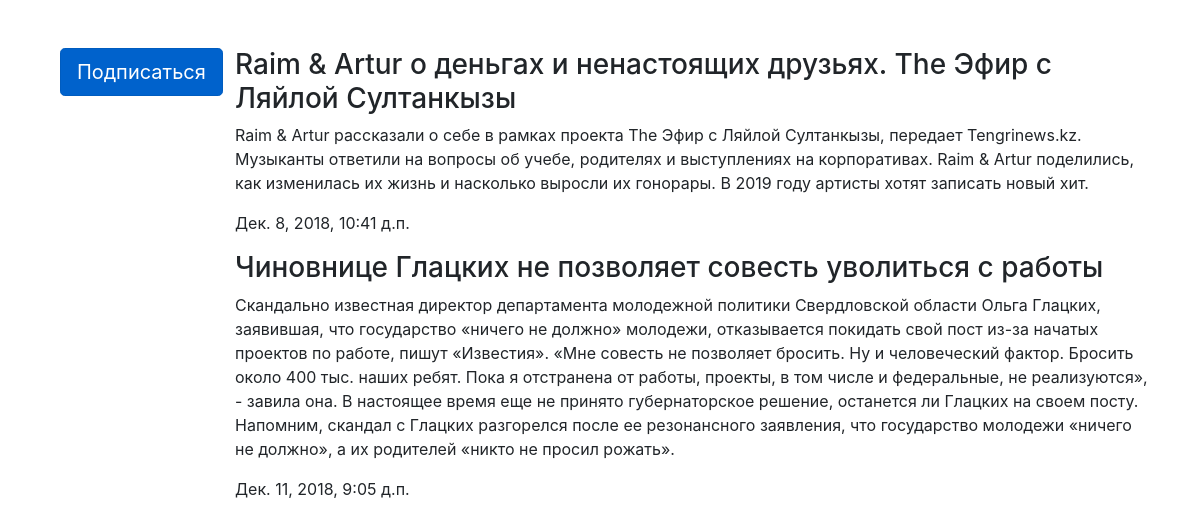
Screenshot of /users/Sasha/ with the database file from the repository.
### blog/models.py (models this page shows, shortened)
class News(models.Model):
    blog = models.ForeignKey(Blog, verbose_name="Блог", on_delete=models.CASCADE)
    title = models.CharField('Заголовок',max_length=100)
    text=models.TextField("Текст статьи")
    created = models.DateTimeField("Дата создания", auto_now_add=True)
    class Meta:
        verbose_name="Статья"
        verbose_name_plural="Статьи"

### blog/views.py (the view)
# urls.py: path('users/<str:name>/', views.User_Posts.as_view(), name="user_posts"),
class User_Posts(View):
    model = News
    template = 'blog/user_posts.html'
    def get(self, request, name):
        news = News.objects.filter(blog__user__username__exact=name)
        return render(request, "blog/user_posts.html", {"news": news, "name": name})

### blog/templates/blog/user_posts.html (shortened to what this page needs)
{% extends 'base.html' %}
{%  block content %}
<div class="row mt-5">
    <div class="col-md-2">
      <div class="col-md-12">
        <a href="{% url 'signed_user'  name %}" class="btn btn-primary btn-lg active" role="button" aria-pressed="true">Подписаться</a>
    </div>
    </div>
    <div class="col-md-10">
        {% for new in news %}
            <h3>{{ new.title }}</h3>
            <p>{{ new.text | safe }}</p>
           <p> {{ new.created }}</p>
        {%  endfor %}
    </div>
</div>
{% endblock content %}

### rows the page displays
News: title "Raim & Artur о деньгах и ненастоящих друзьях. The Эфир с Ляйлой Султанкызы", text "Raim & Artur рассказали о себе в рамках проекта The Эфир с Ляйлой Султанкызы, передает Tengrinews.kz. Музыканты ответили на вопросы об учебе, родителях и выступлениях на корпоративах. Raim & Artur поделились, как изменилась их жизнь и насколько выросли их гонорары. В 2019 году артисты хотят записать новый хит.", created "Дек. 8, 2018, 10:41 д.п."
News: title "Чиновнице Глацких не позволяет совесть уволиться с работы", text "Скандально известная директор департамента молодежной политики Свердловской области Ольга Глацких, заявившая, что государство «ничего не должно» молодежи, отказывается покидать свой пост из-за начатых проектов по работе, пишут «Известия». «Мне совесть не позволяет бросить. Ну и человеческий фактор. Бросить около 400 тыс. наших ребят. Пока я отстранена от работы, проекты, в том числе и федеральные, не реализуются», - завила она. В настоящее время еще не принято губернаторское решение, останется ли Глацких на своем посту. Напомним, скандал с Глацких разгорелся после ее резонансного заявления, что государство молодежи «ничего не должно», а их родителей «никто не просил рожать».", created "Дек. 11, 2018, 9:05 д.п."
